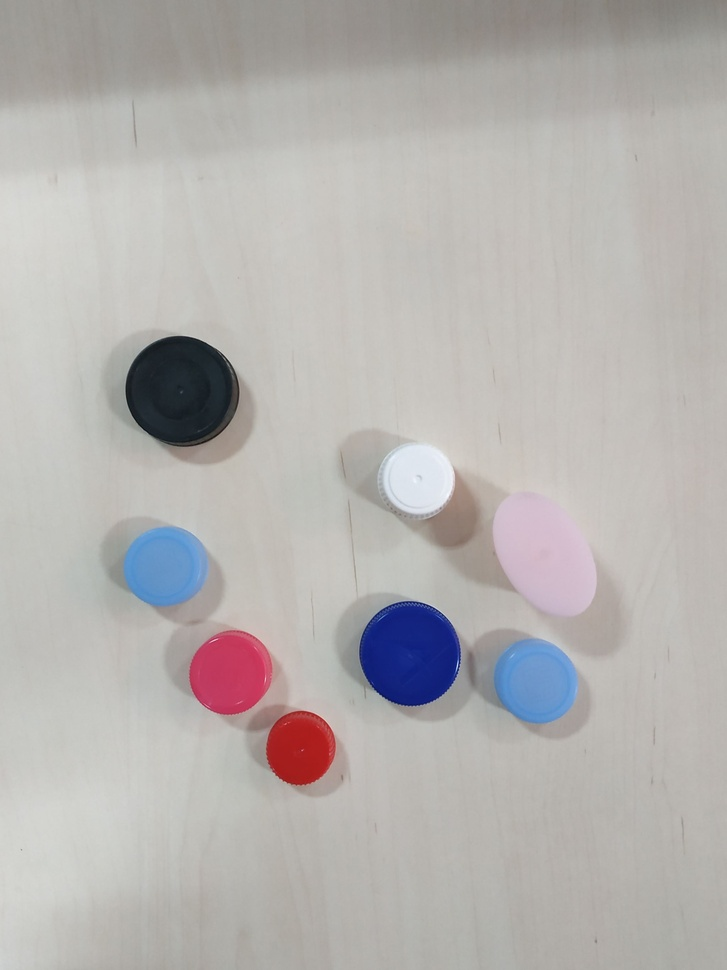
#> input picture imgs/tapones1.jpeg, 727 x 970 px, shrunk from 2048 x 2731 before the run
$ jupyter execute Proyecto_tapones_mjb.ipynb
#> lines starting #> are read from the running program, lines starting #| are printed output that depends on the picture; after the words box and inside, x2 and y2 are one past the last pixel; in counts of white or black regions, pixels touching at a corner belong together
# Proyecto de Identificación de Tapones

En este proyecto, vamos a identificar tapones en imágenes.

Para cada tapón, se pintará un punto en el centro del mismo.
Además, mostraremos el área del tapón al lado del punto, junto con el color del tapón.

[cell 1]
import cv2
import numpy as np
import matplotlib.pyplot as plt
import imutils

[cell 2]
## EN PRIMER LUGAR importamos las imágenes a estudiar, comenzamos con la imagen
## del set de tapones 1.

image = cv2.imread('../imgs/tapones1.jpeg')
#> image is the input picture: shape (970, 727, 3); mean B, G, R 175.9, 177.9, 181.1
image_copy= image.copy()
## A continuación, convertimos la imagen a escala de grises.
gray = cv2.cvtColor(image_copy, cv2.COLOR_BGR2GRAY)
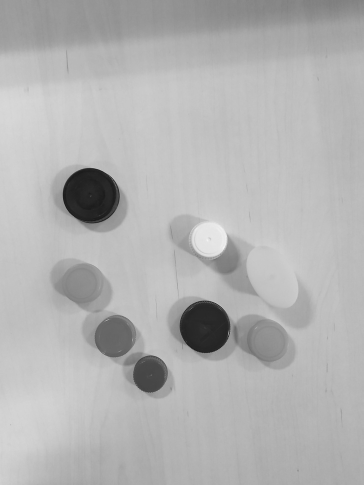
#> gray: shape (970, 727) (shown at 1/2 size); min 8, max 248, mean 178.6
blurred = cv2.GaussianBlur(gray, (7, 7), 0)
hsv = cv2.cvtColor(image_copy, cv2.COLOR_BGR2HSV)
#> hsv: shape (970, 727, 3); mean H, S, V 30.3, 18.1, 184.4
thresh_imagen_gris = cv2.threshold(blurred, 110, 255, cv2.THRESH_BINARY)[1]
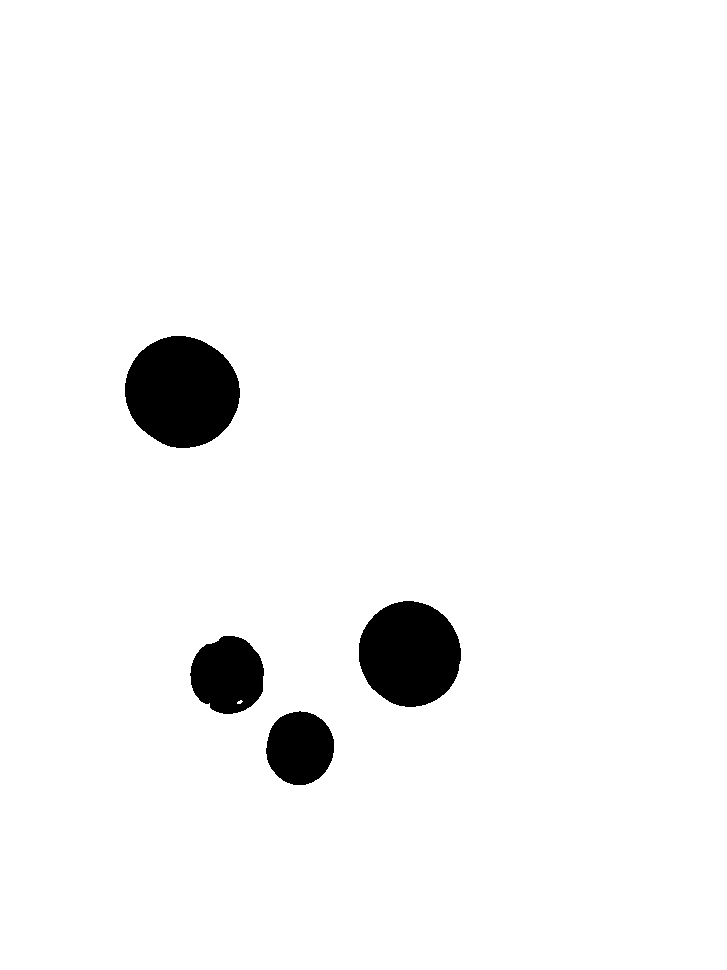
#> thresh_imagen_gris: shape (970, 727); 96.2% white; 4 black regions, box (x1, y1, x2, y2) and area: (125, 336, 240, 448) 9971, (359, 601, 461, 707) 8441, (190, 636, 264, 714) 4436, (266, 711, 334, 785) 3927

# Convertimos la imagen a HSV.
# Filtramos ahora por cantidades de Hue para filtrar colores.
hue = cv2.split(hsv)[0]
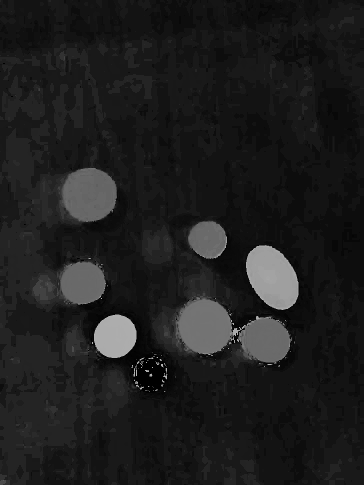
#> hue: shape (970, 727) (shown at 1/2 size); min 0, max 179, mean 30.3
mask_hue = cv2.inRange(hue,0,15)
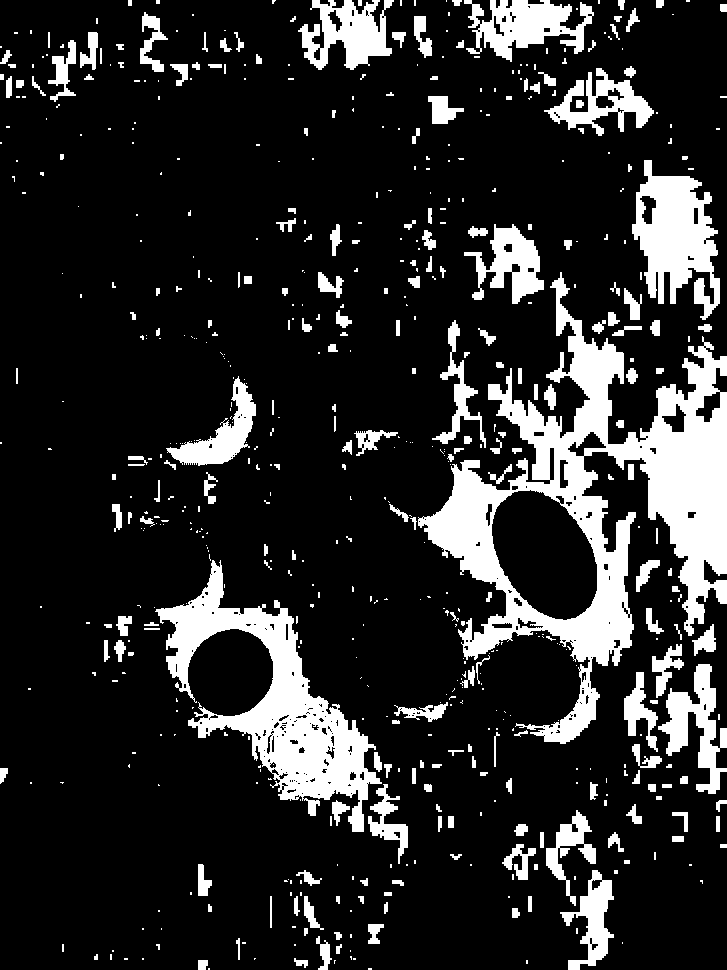
#> mask_hue: shape (970, 727); 16.6% white; 616 white regions (387 under 20 px), largest, box (x1, y1, x2, y2) and area: (418, 272, 727, 744) 42053, (155, 560, 382, 832) 17886, (632, 160, 720, 320) 7791

filtrado_ = cv2.bitwise_and(blurred, blurred, mask=mask_hue)
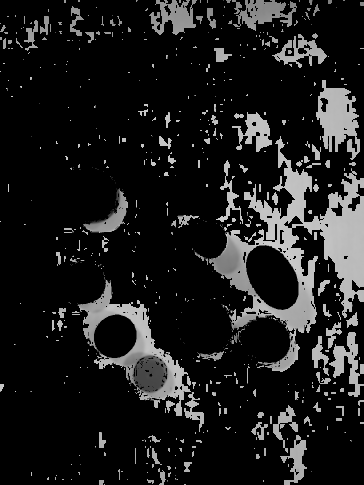
#> filtrado_: shape (970, 727) (shown at 1/2 size); min 0, max 226, mean 28.8
mean_c = cv2.adaptiveThreshold(blurred, 255, cv2.ADAPTIVE_THRESH_MEAN_C, cv2.THRESH_BINARY, 11, -13)
#> mean_c: shape (970, 727); 0.4% white; 16 white regions (5 under 20 px), largest, box (x1, y1, x2, y2) and area: (121, 331, 243, 451) 1082, (356, 596, 465, 710) 999, (388, 471, 453, 513) 203
gauss = cv2.adaptiveThreshold(blurred, 255, cv2.ADAPTIVE_THRESH_GAUSSIAN_C, cv2.THRESH_BINARY, 21, -5)
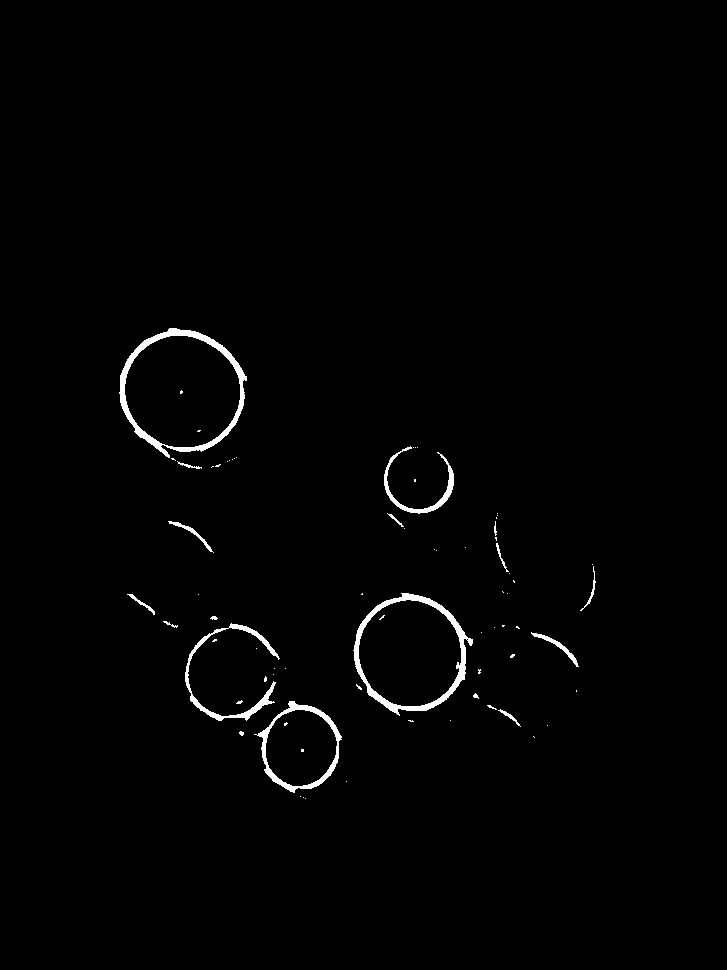
#> gauss: shape (970, 727); 1.2% white; 74 white regions (57 under 20 px), largest, box (x1, y1, x2, y2) and area: (119, 328, 247, 458) 2155, (353, 593, 473, 716) 2001, (254, 701, 342, 793) 1193

[cell 3]
## Finalmente, mostramos las imágenes.

fig, axes = plt.subplots(1, 3, figsize=(10, 5))

#axes[0].imshow(cv2.cvtColor(image_copy, cv2.COLOR_BGR2RGB))
#axes[0].set_title("Imagen original")


axes[0].imshow(image)
axes[0].set_title("Imagen 1")

axes[1].imshow(hue, cmap='gray')
axes[1].set_title("Imagen 2")

axes[2].imshow(hsv)
axes[2].set_title("Imagen 3")
plt.show()

$ run again, with imgs/tapones2.jpeg copied over imgs/tapones1.jpeg
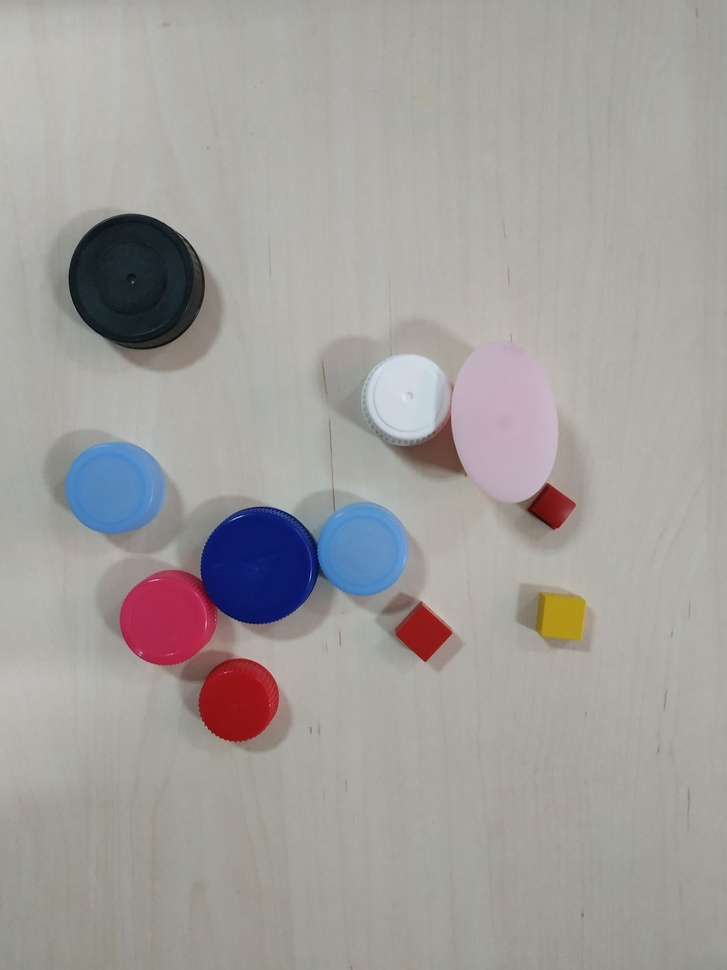
#> input picture imgs/tapones2.jpeg, 727 x 970 px, shrunk from 2048 x 2731 before the run
#> image is the input picture: shape (970, 727, 3); mean B, G, R 156.2, 158.4, 162
#> hsv: shape (970, 727, 3); mean H, S, V 34.6, 24.5, 166
#> `thresh_imagen_gris = cv2.threshold(blurred, 110, 255, cv2.THRESH_BINAR..`:
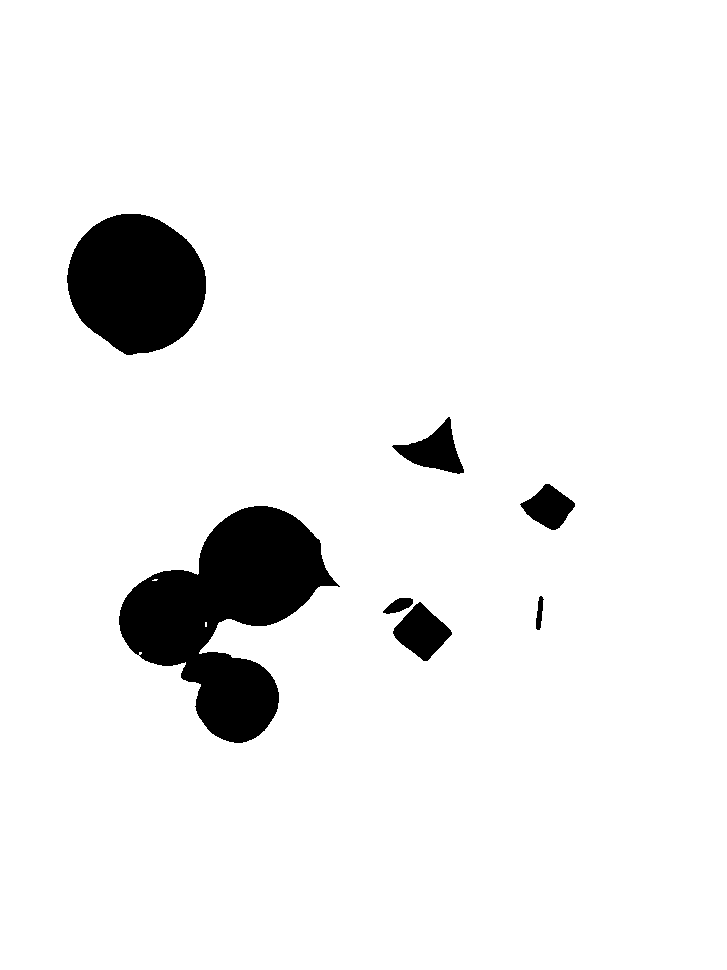
#> thresh_imagen_gris: shape (970, 727); 93.5% white; 7 black regions, largest, box (x1, y1, x2, y2) and area: (119, 506, 340, 743) 25095, (67, 214, 206, 355) 14893, (393, 602, 452, 661) 1943
#> mask_hue: shape (970, 727); 5.9% white; 537 white regions (417 under 20 px), largest, box (x1, y1, x2, y2) and area: (100, 520, 333, 752) 12373, (391, 272, 596, 548) 10172, (352, 533, 472, 673) 5461
#> mean_c: shape (970, 727); 0.5% white in thin lines or dots, all inside (x1, y1, x2, y2) = (64, 209, 576, 745)
#> `gauss = cv2.adaptiveThreshold(blurred, 255, cv2.ADAPTIVE_THRESH_GAUSSI..`:
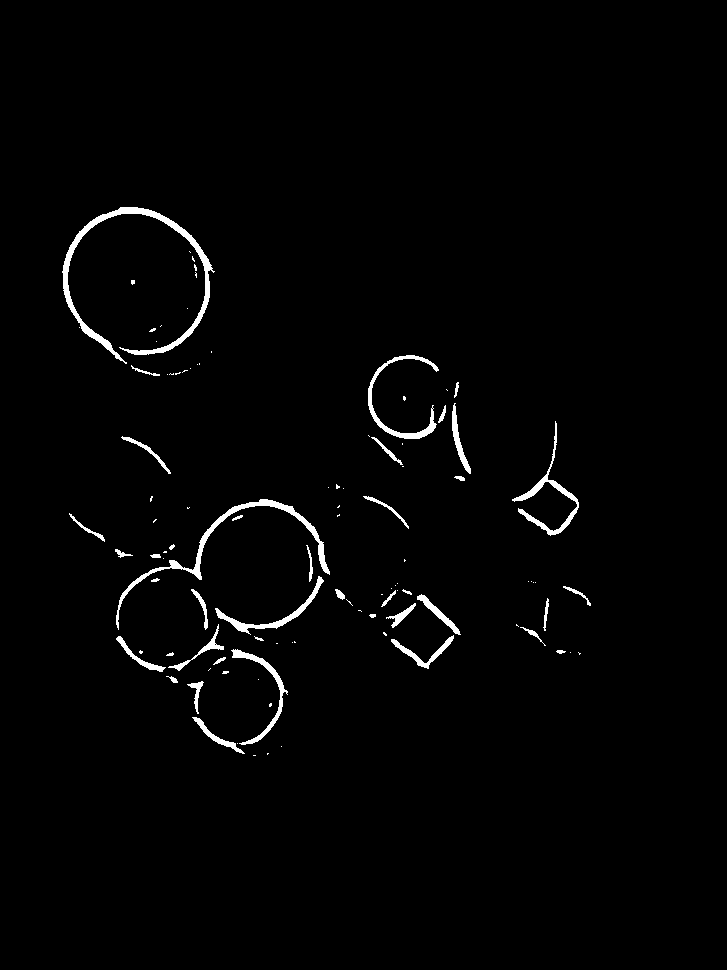
#> gauss: shape (970, 727); 1.7% white; 102 white regions (61 under 20 px), largest, box (x1, y1, x2, y2) and area: (62, 207, 215, 364) 2520, (116, 499, 330, 630) 1604, (512, 421, 579, 536) 908

$ run again, with imgs/tapones3.jpeg copied over imgs/tapones1.jpeg
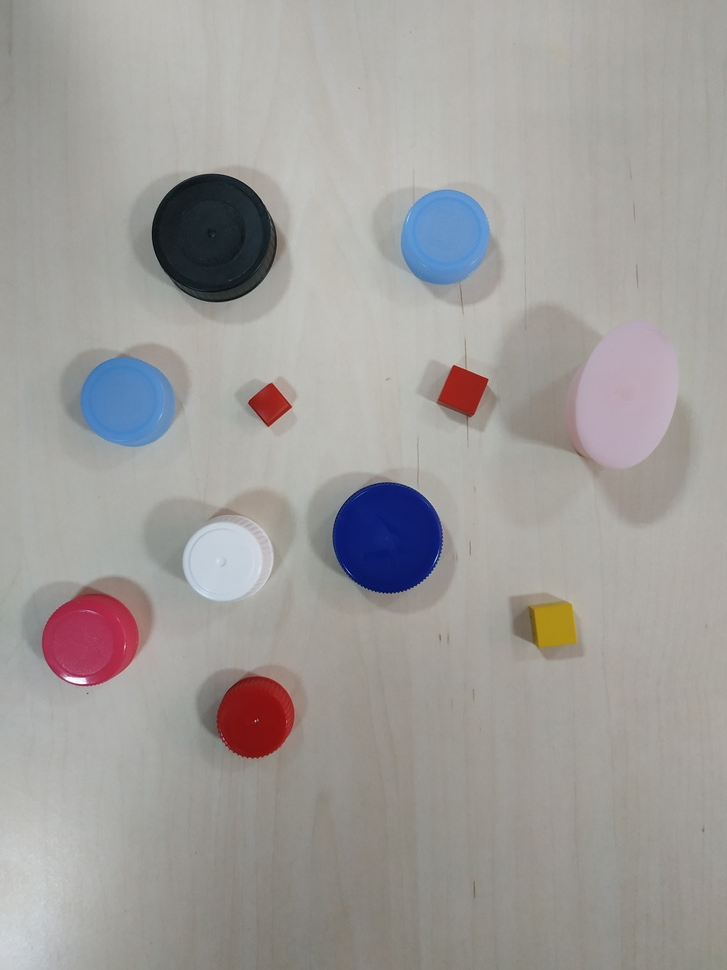
#> input picture imgs/tapones3.jpeg, 727 x 970 px, shrunk from 3000 x 4000 before the run
#> image is the input picture: shape (970, 727, 3); mean B, G, R 154.7, 157.3, 160.1
#> hsv: shape (970, 727, 3); mean H, S, V 35.3, 23.1, 164
#> `thresh_imagen_gris = cv2.threshold(blurred, 110, 255, cv2.THRESH_BINAR..`:
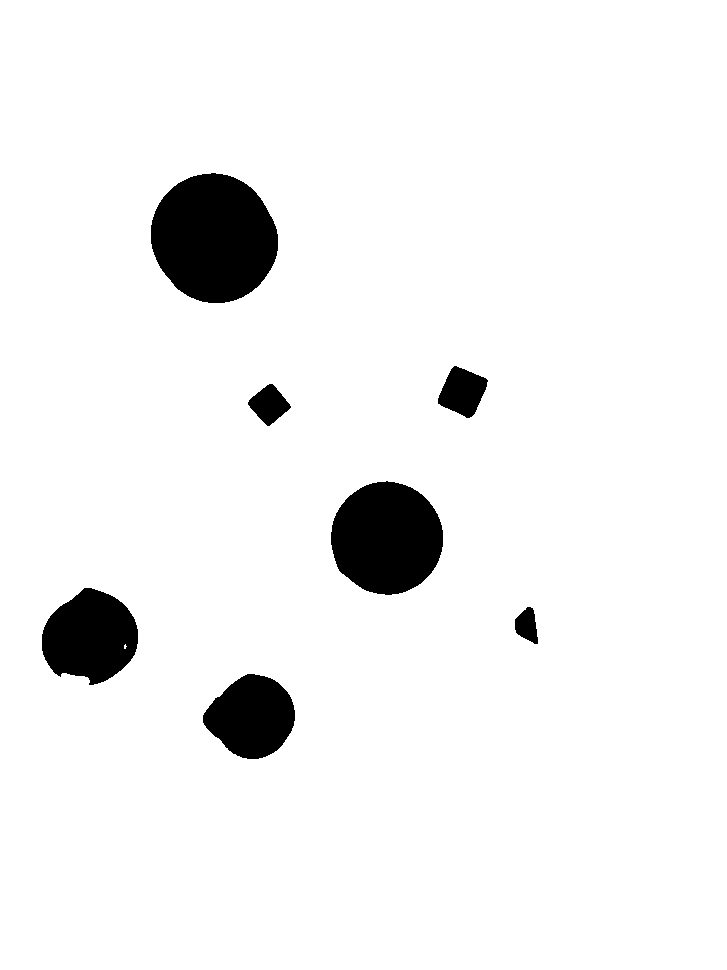
#> thresh_imagen_gris: shape (970, 727); 94.6% white; 7 black regions, largest, box (x1, y1, x2, y2) and area: (151, 173, 278, 303) 12735, (331, 481, 443, 595) 9916, (42, 588, 138, 685) 6734
#> mask_hue: shape (970, 727); 5.7% white; 677 white regions (506 under 20 px), largest, box (x1, y1, x2, y2) and area: (203, 652, 327, 769) 8608, (531, 320, 680, 520) 4783, (55, 576, 203, 689) 4066
#> mean_c: shape (970, 727); 0.47% white; 43 white regions (24 under 20 px), largest, box (x1, y1, x2, y2) and area: (148, 169, 279, 284) 861, (329, 478, 446, 567) 666, (173, 261, 277, 307) 360
#> `gauss = cv2.adaptiveThreshold(blurred, 255, cv2.ADAPTIVE_THRESH_GAUSSI..`:
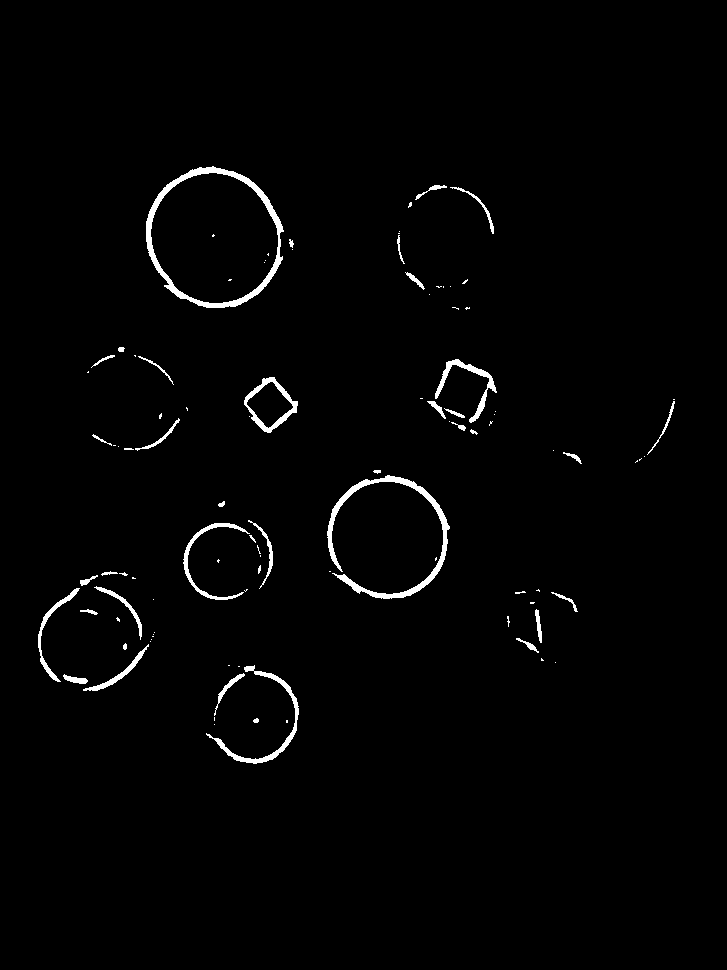
#> gauss: shape (970, 727); 1.5% white; 100 white regions (62 under 20 px), largest, box (x1, y1, x2, y2) and area: (146, 166, 284, 308) 2327, (327, 475, 450, 599) 1966, (206, 665, 299, 764) 902
